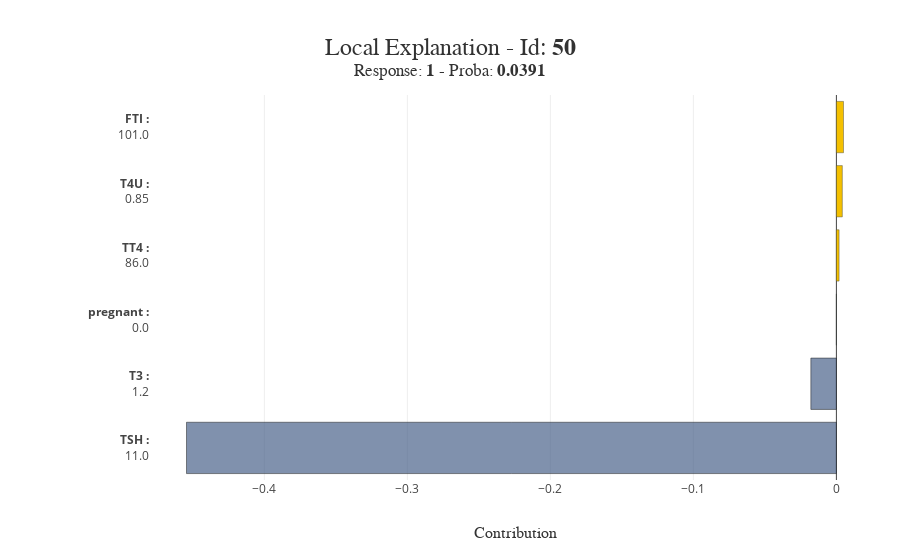

Notebook source saved alongside this figure:
### Code cell
xpl.plot.local_plot(index=i) # Interpreta as previsões individuais

### Figure 1 — Plotly figure (JSON) as saved in the notebook; plotly's stock layout.template omitted (floating-point values rounded to 4 significant figures)
{"data": [{"customdata": ["<b>TSH :</b><br />11.0"], "hovertemplate": "%{customdata}<br />Contribution: %{x:.4f}<extra></extra>", "marker": {"color": "rgba(74, 99, 138, 0.7)", "line": {"color": "rgba(27, 28, 28, 1.0)", "width": 0.5}}, "orientation": "h", "showlegend": false, "type": "bar", "x": [-0.4544], "y": ["<b>TSH :</b><br />11.0"]}, {"customdata": ["<b>T3 :</b><br />1.2"], "hovertemplate": "%{customdata}<br />Contribution: %{x:.4f}<extra></extra>", "marker": {"color": "rgba(74, 99, 138, 0.7)", "line": {"color": "rgba(27, 28, 28, 1.0)", "width": 0.5}}, "orientation": "h", "showlegend": false, "type": "bar", "x": [-0.01787], "y": ["<b>T3 :</b><br />1.2"]}, {"customdata": ["<b>pregnant :</b><br />0.0"], "hovertemplate": "%{customdata}<br />Contribution: %{x:.4f}<extra></extra>", "marker": {"color": "rgba(244, 192, 0, 1.0)", "line": {"color": "rgba(52, 55, 54, 0.8)", "width": 0.5}}, "orientation": "h", "showlegend": false, "type": "bar", "x": [0], "y": ["<b>pregnant :</b><br />0.0"]}, {"customdata": ["<b>TT4 :</b><br />86.0"], "hovertemplate": "%{customdata}<br />Contribution: %{x:.4f}<extra></extra>", "marker": {"color": "rgba(244, 192, 0, 1.0)", "line": {"color": "rgba(52, 55, 54, 0.8)", "width": 0.5}}, "orientation": "h", "showlegend": false, "type": "bar", "x": [0.001882], "y": ["<b>TT4 :</b><br />86.0"]}, {"customdata": ["<b>T4U :</b><br />0.85"], "hovertemplate": "%{customdata}<br />Contribution: %{x:.4f}<extra></extra>", "marker": {"color": "rgba(244, 192, 0, 1.0)", "line": {"color": "rgba(52, 55, 54, 0.8)", "width": 0.5}}, "orientation": "h", "showlegend": false, "type": "bar", "x": [0.004146], "y": ["<b>T4U :</b><br />0.85"]}, {"customdata": ["<b>FTI :</b><br />101.0"], "hovertemplate": "%{customdata}<br />Contribution: %{x:.4f}<extra></extra>", "marker": {"color": "rgba(244, 192, 0, 1.0)", "line": {"color": "rgba(52, 55, 54, 0.8)", "width": 0.5}}, "orientation": "h", "showlegend": false, "type": "bar", "x": [0.004964], "y": ["<b>FTI :</b><br />101.0"]}], "layout": {"barmode": "group", "height": 550, "hovermode": "closest", "margin": {"b": 70, "l": 150, "r": 20, "t": 95}, "title": {"font": {"color": "rgb(50, 50, 50)", "family": "Arial", "size": 24}, "text": "Local Explanation - Id: <b>50</b><br><sup>Response: <b>1</b> - Proba: <b>0.0391</b></sup>", "x": 0.5, "xanchor": "center", "y": 0.9, "yanchor": "middle"}, "width": 900, "xaxis": {"title": {"font": {"color": "rgb(50, 50, 50)", "family": "Arial Black", "size": 16}, "text": "Contribution"}}, "yaxis": {"automargin": true, "dtick": 1, "title": {"font": {"color": "rgb(50, 50, 50)", "family": "Arial Black", "size": 16}}, "type": "category"}}}
